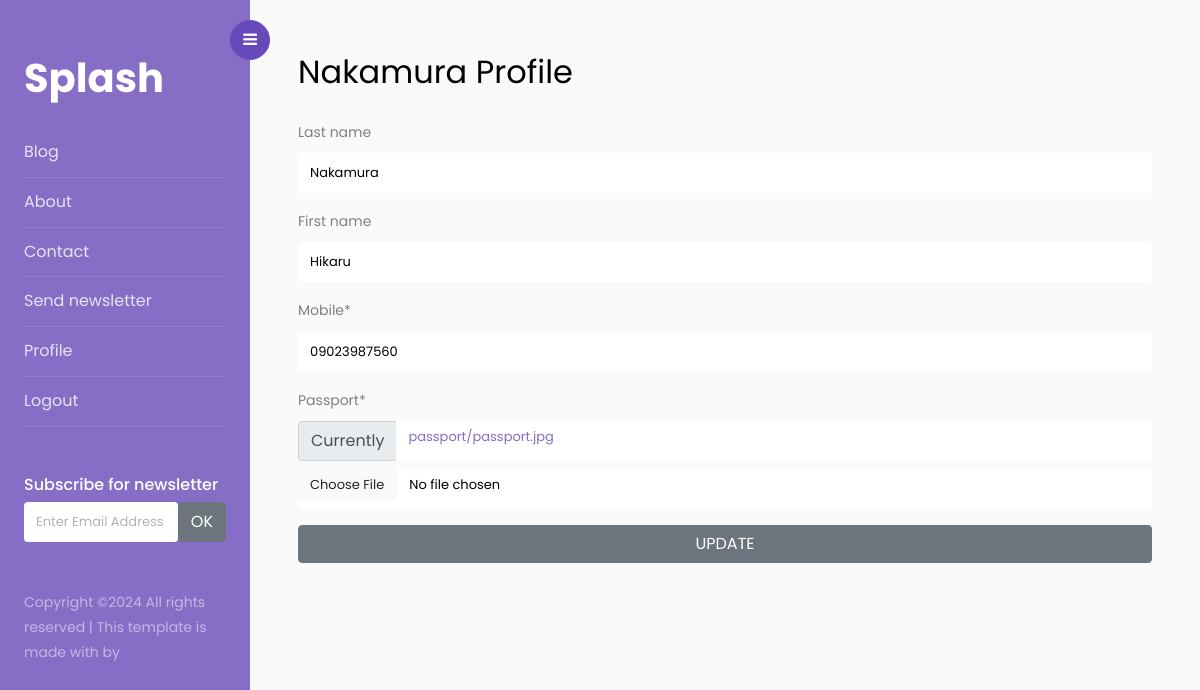
Page /account/profile/ (signed in) on the committed database.
### account/models.py (models this page shows)
class User(AbstractUser):
    mobile = models.CharField(max_length = 15)
    passport = models.ImageField(default='passport.jpg', upload_to='passport')
    forget_password_code = models.CharField(max_length=6, blank=True, null=True)
    ref = models.UUIDField(default=uuid.uuid4, editable=False)

### account/views.py (the view)
# urls.py: path('profile/', views.profile, name='profile'),
@login_required(login_url='login')
def profile(request):
    get_user = request.user
    user = User.objects.get(mobile=get_user.mobile)
    form = ProfileForm(instance=user)
    if request.method == 'POST':
        form = ProfileForm(request.POST, request.FILES, instance=user)
        if form.is_valid():
            form.save()
            messages.success(request, 'Done')
            return redirect('profile')
    context = {
        'form':form
    }
    return render(request, 'account/profile.html',context)

### account/forms.py
class ProfileForm(forms.ModelForm):
    class Meta:
        model = User
        fields = ['last_name','first_name','mobile','passport',]

### account/templates/account/profile.html (shortened to what this page needs)
{% extends 'blog/main.html' %}
{% load crispy_forms_tags %}
{% block content %}
<div id="content" class="p-4 p-md-5 pt-5">
    <h2 class="mb-4">{{user.last_name}} Profile</h2>
    <div>
        <form action="" method="post" enctype="multipart/form-data">
            {{form|crispy}}
            <button type="submit" class="btn btn-secondary w-100">UPDATE</button>
        </form>
    </div>
</div>
{% endblock content %}

### rows in the picture
User: last_name "Nakamura", first_name "Hikaru", mobile "09023987560"
